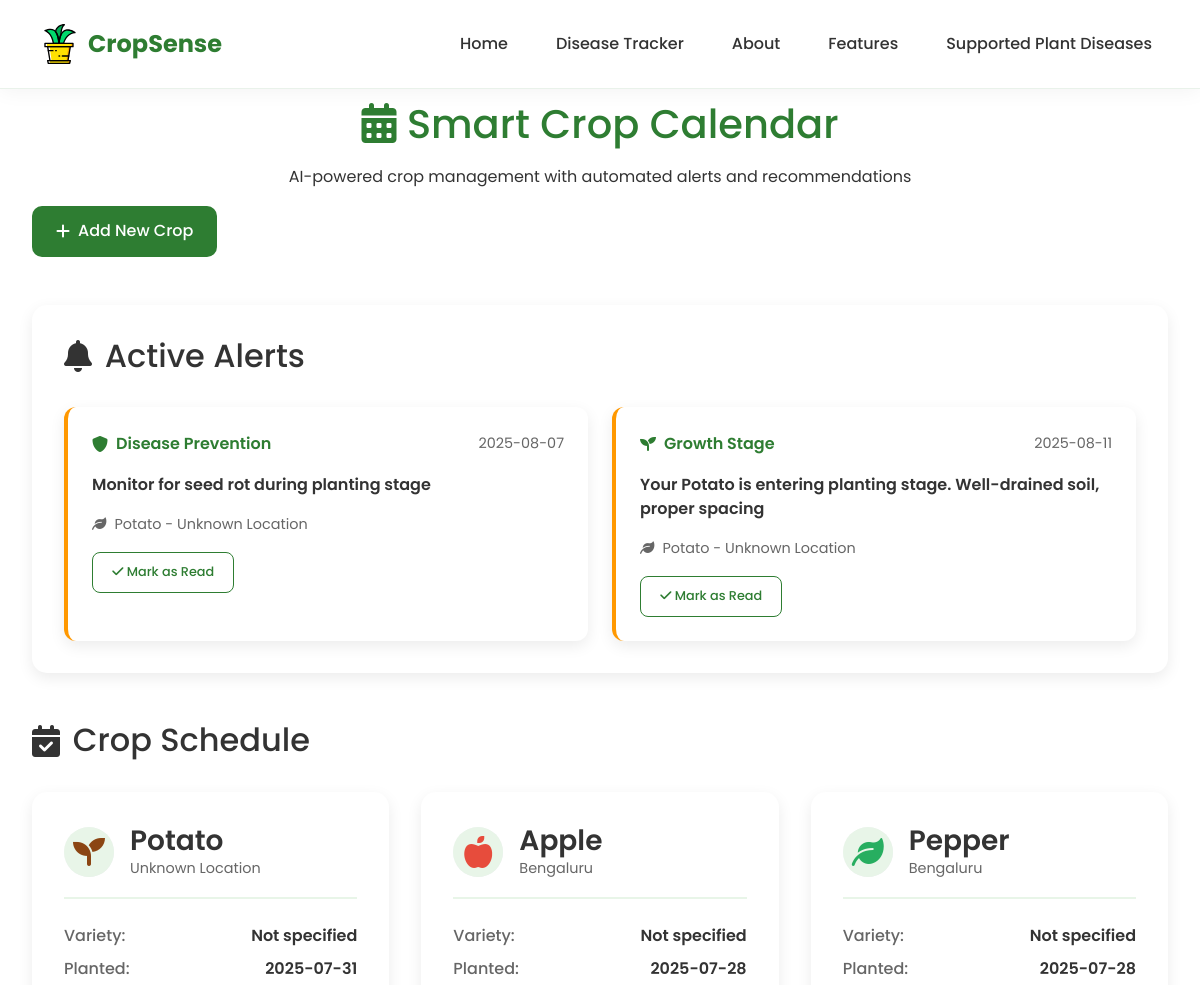
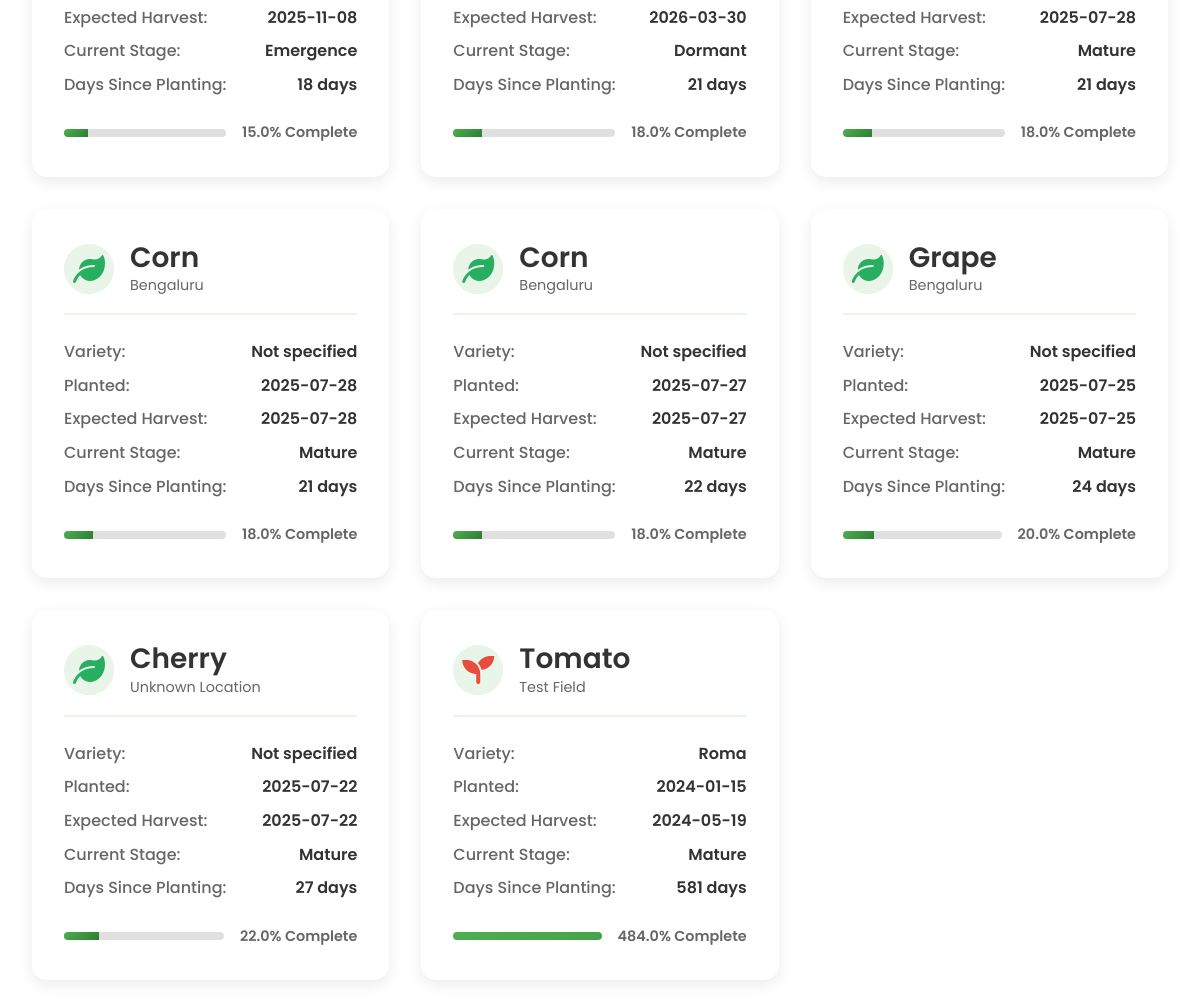
Screenshot of /crop-calendar with the database file from the repository (2 pictures, top to bottom).
### tables this page shows
CREATE TABLE calendar_alerts (
                id INTEGER PRIMARY KEY AUTOINCREMENT,
                calendar_id INTEGER,
                alert_type TEXT NOT NULL,
                alert_date TEXT NOT NULL,
                message TEXT NOT NULL,
                is_read BOOLEAN DEFAULT FALSE,
                priority TEXT DEFAULT 'medium',
                FOREIGN KEY (calendar_id) REFERENCES crop_calendar (id)
            );

CREATE TABLE crop_calendar (
                id INTEGER PRIMARY KEY AUTOINCREMENT,
                user_id TEXT,
                crop_type TEXT NOT NULL,
                planting_date TEXT NOT NULL,
                field_location TEXT,
                variety TEXT,
                expected_harvest TEXT,
                current_stage TEXT,
                created_date TEXT NOT NULL
            );

### app.py (the view)
@app.route('/crop-calendar')
def crop_calendar_page():
    try:
        alerts = crop_calendar.get_active_alerts()
        schedule = crop_calendar.get_crop_schedule()
        return render_template('crop_calendar.html', alerts=alerts, schedule=schedule)
    except Exception as e:
        return f"Error loading crop calendar: {str(e)}", 500

### crop_calendar.py (called while the page is built)
    def get_active_alerts(self, user_id="default"):
        conn = None
        try:
            conn = sqlite3.connect(self.db_path, timeout=30.0)
            cursor = conn.cursor()
            today = datetime.now().strftime('%Y-%m-%d')
            cursor.execute('''
                SELECT ca.*, cc.crop_type, cc.field_location
                FROM calendar_alerts ca
                JOIN crop_calendar cc ON ca.calendar_id = cc.id
                WHERE cc.user_id = ? AND ca.alert_date <= ? AND ca.is_read = FALSE
                ORDER BY ca.priority DESC, ca.alert_date ASC
            ''', (user_id, today))
            alerts = cursor.fetchall()
            return alerts
        except Exception as e:
            print(f"Error getting alerts: {e}")
            return []
        finally:
            if conn:
                conn.close()

    def calculate_current_stage(self, crop_type, days_since_planting):
        stages = self.crop_stages.get(crop_type, {})
        cumulative_days = 0
        for stage_name, stage_info in stages.items():
            cumulative_days += stage_info['days']
            if days_since_planting <= cumulative_days:
                return stage_name
        return 'mature'

### templates/crop_calendar.html (shortened to what this page needs)
<!DOCTYPE html>
<html lang="en">
<head>
    <link rel="stylesheet" href="../static/css/bootstrap.min.css">
    <link rel="stylesheet" href="../static/css/style.css">
    <link href="https://cdnjs.cloudflare.com/ajax/libs/font-awesome/6.0.0/css/all.min.css" rel="stylesheet">
</head>
<body>
    <nav class="modern-navbar">
        <div class="nav-container">
            <div class="nav-brand">
                <img src="../static/images/logo.svg" alt="CropSense" class="nav-logo">
                <span class="brand-text">CropSense</span>
            </div>
            <div class="nav-links">
                <a href="/" class="nav-link">Home</a>
                <a href="/disease-tracker" class="nav-link">Disease Tracker</a>
                <a href="/#about" class="nav-link">About</a>
                <a href="/#features" class="nav-link">Features</a>
                <a href="/#supported-diseases" class="nav-link">Supported Plant Diseases</a>
            </div>
        </div>
    </nav>
    <div class="calendar-container">
        <div class="calendar-header">
            <h1><i class="fas fa-calendar-alt"></i> Smart Crop Calendar</h1>
            <p>AI-powered crop management with automated alerts and recommendations</p>
            <button class="btn-primary" onclick="showAddCropModal()">
                <i class="fas fa-plus"></i> Add New Crop
            </button>
        </div>
        {% if alerts %}
        <div class="alerts-section">
            <h2><i class="fas fa-bell"></i> Active Alerts</h2>
            <div class="alerts-grid">
                {% for alert in alerts %}
                <div class="alert-card priority-{{alert[6]}}">
                    <div class="alert-header">
                        <div class="alert-type">
                            {% if alert[2] == 'disease_prevention' %}
                            <i class="fas fa-shield-alt"></i> Disease Prevention
                            {% elif alert[2] == 'stage_transition' %}
                            <i class="fas fa-seedling"></i> Growth Stage
                            {% else %}
                            <i class="fas fa-info-circle"></i> General
                            {% endif %}
                        </div>
                        <div class="alert-date">{{alert[3]}}</div>
                    </div>
                    <div class="alert-message">{{alert[4]}}</div>
                    <div class="alert-crop">
                        <i class="fas fa-leaf"></i> {{alert[7]}} - {{alert[8] or 'Unknown Location'}}
                    </div>
                    <button class="btn-sm btn-outline" onclick="markAlertRead({{alert[0]}})">
                        <i class="fas fa-check"></i> Mark as Read
                    </button>
                </div>
                {% endfor %}
            </div>
        </div>
        {% endif %}
        <div class="schedule-section">
            <h2><i class="fas fa-calendar-check"></i> Crop Schedule</h2>
            {% if schedule %}
            <div class="schedule-grid">
                {% for crop in schedule %}
                <div class="crop-card">
                    <div class="crop-header">
                        <div class="crop-icon">
                            {% if 'Tomato' in crop['crop_type'] %}
                            <i class="fas fa-seedling" style="color: #e74c3c;"></i>
                            {% elif 'Potato' in crop['crop_type'] %}
                            <i class="fas fa-seedling" style="color: #8b4513;"></i>
                            {% elif 'Apple' in crop['crop_type'] %}
                            <i class="fas fa-apple-alt" style="color: #e74c3c;"></i>
                            {% else %}
                            <i class="fas fa-leaf" style="color: #27ae60;"></i>
                            {% endif %}
                        </div>
                        <div class="crop-info">
                            <h3>{{crop['crop_type']}}</h3>
                            <p>{{crop['location'] or 'Unknown Location'}}</p>
                        </div>
                    </div>
                    <div class="crop-details">
                        <div class="detail-row">
                            <span class="label">Variety:</span>
                            <span class="value">{{crop['variety'] or 'Not specified'}}</span>
                        </div>
                        <div class="detail-row">
                            <span class="label">Planted:</span>
                            <span class="value">{{crop['planting_date']}}</span>
                        </div>
                        <div class="detail-row">
                            <span class="label">Expected Harvest:</span>
                            <span class="value">{{crop['harvest_date']}}</span>
                        </div>
                        <div class="detail-row">
                            <span class="label">Current Stage:</span>
                            <span class="value stage-{{crop['current_stage']}}">{{crop['current_stage'].title()}}</span>
                        </div>
                        <div class="detail-row">
                            <span class="label">Days Since Planting:</span>
                            <span class="value">{{crop['days_since_planting']}} days</span>
                        </div>
                    </div>
                    <div class="crop-progress">
                        <div class="progress-bar">
                            {% set progress = (crop['days_since_planting'] / 120 * 100) | round %}
                            <div class="progress-fill" style="width: {{progress}}%"></div>
                        </div>
                        <span class="progress-text">{{progress}}% Complete</span>
                    </div>
                </div>
                {% endfor %}
            </div>
            {% endif %}
        </div>
    </div>
</body>
</html>

### templates/crop_calendar.html (style rules this page uses)
.calendar-container { max-width: 1400px; margin: 0 auto; padding: 100px 2rem 2rem; }
.calendar-header { text-align: center; margin-bottom: 3rem; }
.calendar-header h1 { color: #2e7d32; margin-bottom: 1rem; }
.alerts-section, .schedule-section { margin-bottom: 3rem; }
.alerts-section h2, .schedule-section h2 { color: #333; margin-bottom: 2rem; display: flex; align-items: center; gap: 0.8rem; }
.alerts-grid { display: grid; grid-template-columns: repeat(auto-fit, minmax(350px, 1fr)); gap: 1.5rem; }
.alert-card { background: white; padding: 1.5rem; border-radius: 12px; box-shadow: 0 5px 15px rgba(0, 0, 0, 0.08); border-left: 4px solid #2e7d32; }
.alert-card.priority-medium { border-left-color: #ff9800; }
.alert-header { display: flex; justify-content: space-between; align-items: center; margin-bottom: 1rem; }
.alert-type { font-weight: 600; color: #2e7d32; display: flex; align-items: center; gap: 0.5rem; }
.alert-date { color: #666; font-size: 0.9rem; }
.alert-message { color: #333; margin-bottom: 1rem; line-height: 1.5; }
.alert-crop { color: #666; font-size: 0.9rem; margin-bottom: 1rem; display: flex; align-items: center; gap: 0.5rem; }
.schedule-grid { display: grid; grid-template-columns: repeat(auto-fit, minmax(300px, 1fr)); gap: 2rem; }
.crop-card { background: white; padding: 2rem; border-radius: 15px; box-shadow: 0 5px 15px rgba(0, 0, 0, 0.08); transition: transform 0.3s ease; }
.crop-header { display: flex; align-items: center; gap: 1rem; margin-bottom: 1.5rem; }
.crop-icon { width: 50px; height: 50px; background: linear-gradient(135deg, #f8f9fa, #e9ecef); border-radius: 50%; display: flex; align-items: center; justify-content: center; font-size: 1.5rem; }
.crop-info h3 { margin: 0; color: #333; }
.crop-info p { margin: 0; color: #666; font-size: 0.9rem; }
.crop-details { margin-bottom: 1.5rem; }
.detail-row { display: flex; justify-content: space-between; margin-bottom: 0.5rem; }
.detail-row .label { color: #666; font-weight: 500; }
.detail-row .value { color: #333; font-weight: 600; }
.stage-mature { color: #9c27b0; }
.crop-progress { display: flex; align-items: center; gap: 1rem; }
.progress-bar { flex: 1; height: 8px; background: #e0e0e0; border-radius: 4px; overflow: hidden; }
.progress-fill { height: 100%; background: linear-gradient(135deg, #4caf50, #2e7d32); transition: width 0.3s ease; }
.progress-text { font-size: 0.9rem; color: #666; font-weight: 600; }

### rows the page displays
calendar_alerts: shows "Disease Prevention", alert_date "2025-08-07", message "Monitor for seed rot during planting stage", crop_type "Potato", field_location "Unknown Location"
calendar_alerts: alert_type "stage_transition" (drawn), alert_date "2025-08-11", message "Your Potato is entering planting stage. Well-drained soil, proper spacing", crop_type "Potato", field_location "Unknown Location"
crop_calendar: crop_type "Potato", crop "Unknown Location", variety "Not specified", planting_date "2025-07-31", harvest_date "2025-11-08", current_stage "Emergence", days_since_planting "18", progress "15.0"
crop_calendar: crop_type "Apple", field_location "Bengaluru", variety "Not specified", planting_date "2025-07-28", harvest_date "2026-03-30", current_stage "Dormant", days_since_planting "21", progress "18.0"
crop_calendar: crop_type "Pepper", field_location "Bengaluru", variety "Not specified", planting_date "2025-07-28", harvest_date "2025-07-28", current_stage "Mature", days_since_planting "21", progress "18.0"
crop_calendar: crop_type "Corn", field_location "Bengaluru", variety "Not specified", planting_date "2025-07-28", harvest_date "2025-07-28", current_stage "Mature", days_since_planting "21", progress "18.0"
crop_calendar: crop_type "Corn", field_location "Bengaluru", variety "Not specified", planting_date "2025-07-27", harvest_date "2025-07-27", current_stage "Mature", days_since_planting "22", progress "18.0"
crop_calendar: crop_type "Grape", field_location "Bengaluru", variety "Not specified", planting_date "2025-07-25", harvest_date "2025-07-25", current_stage "Mature", days_since_planting "24", progress "20.0"
crop_calendar: crop_type "Cherry", crop "Unknown Location", variety "Not specified", planting_date "2025-07-22", harvest_date "2025-07-22", current_stage "Mature", days_since_planting "27", progress "22.0"
crop_calendar: crop_type "Tomato", field_location "Test Field", variety "Roma", planting_date "2024-01-15", harvest_date "2024-05-19", current_stage "Mature", days_since_planting "581", progress "484.0"
